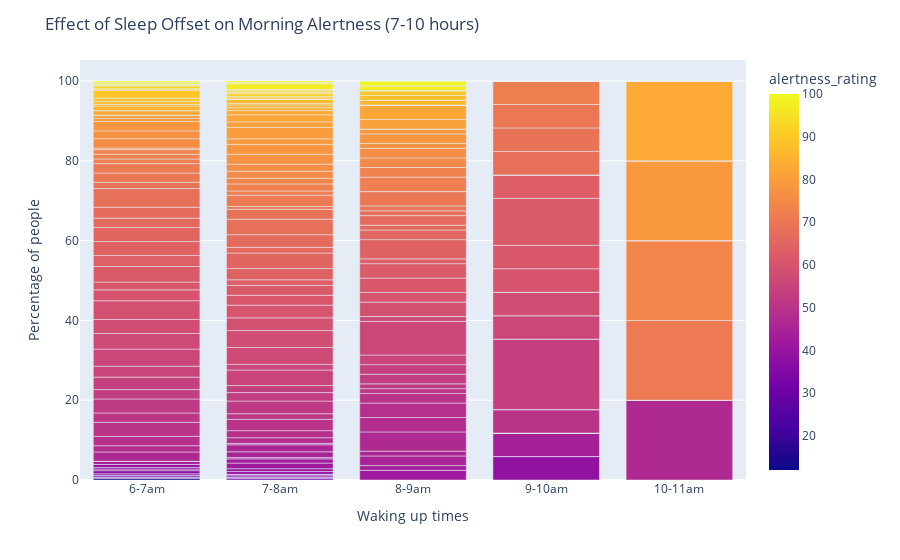

Source (notebook cell):
### Code cell
'''We have just normalized the height of the plot.'''

# filter data for sleep_period_time between 7-10
df_filtered = merged_df.query('sleep_period_time >= 7 and sleep_period_time <= 10')

# create bins for sleep offset hours
bins = [6,7, 8, 9, 10, 11]
labels = ['6-7am','7-8am','8-9am', '9-10am', '10-11am']
df_filtered['sleep_offset_bins'] = pd.cut(df_filtered['sleep_offset'], bins=bins, labels=labels)

# group data by sleep offset bin and alertness rating
grouped_df = df_filtered.groupby(['sleep_offset_bins', 'alertness_rating']).size().reset_index(name='count')

# calculate percentage of people in each alertness rating category for each sleep offset bin
grouped_df['percentage'] = grouped_df.groupby('sleep_offset_bins')['count'].apply(lambda x: x / float(x.sum()) * 100)

# create a stacked bar chart with alertness rating on the y-axis and sleep offset bin on the x-axis
fig = px.bar(grouped_df, x='sleep_offset_bins', y='percentage', color='alertness_rating', barmode='stack', 
             color_discrete_sequence=px.colors.qualitative.Set1)

# set plot labels and layout
fig.update_layout(
    title='Effect of Sleep Offset on Morning Alertness (7-10 hours)',
    xaxis_title='Waking up times',
    yaxis_title='Percentage of people',
    legend_title='Alertness Rating'
)

# show plot
fig.show()

### Figure 1 — Plotly figure (JSON) as saved in the notebook; plotly's stock layout.template omitted (floating-point values rounded to 4 significant figures; data arrays with more than 128 entries replaced by an {"elided": "..."} marker saying what was removed)
{"data": [{"alignmentgroup": "True", "hovertemplate": "sleep_offset_bins=%{x}<br>percentage=%{y}<br>alertness_rating=%{marker.color}<extra></extra>", "legendgroup": "", "marker": {"color": {"elided": "340 int values"}, "coloraxis": "coloraxis", "pattern": {"shape": ""}}, "name": "", "offsetgroup": "", "orientation": "v", "showlegend": false, "textposition": "auto", "type": "bar", "x": {"elided": "340 str values"}, "xaxis": "x", "y": {"elided": "340 float values"}, "yaxis": "y"}], "layout": {"barmode": "stack", "coloraxis": {"colorbar": {"title": {"text": "alertness_rating"}}, "colorscale": [[0, "#0d0887"], [0.1111, "#46039f"], [0.2222, "#7201a8"], [0.3333, "#9c179e"], [0.4444, "#bd3786"], [0.5556, "#d8576b"], [0.6667, "#ed7953"], [0.7778, "#fb9f3a"], [0.8889, "#fdca26"], [1, "#f0f921"]]}, "legend": {"title": {"text": "Alertness Rating"}, "tracegroupgap": 0}, "margin": {"t": 60}, "title": {"text": "Effect of Sleep Offset on Morning Alertness (7-10 hours)"}, "xaxis": {"anchor": "y", "domain": [0, 1], "title": {"text": "Waking up times"}}, "yaxis": {"anchor": "x", "domain": [0, 1], "title": {"text": "Percentage of people"}}}}
